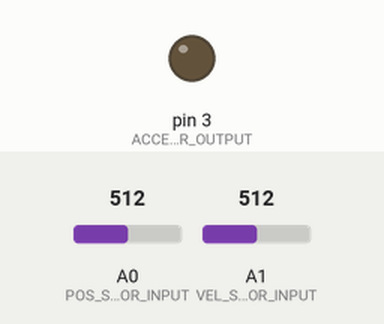
Recording of a sketch running on a simulated Arduino Uno, built with avr-gcc and run on an emulated ATmega328P. Parts: output pins drawn as LEDs (lit = HIGH). The inputs (shaded band) are chosen by the test bench; at power-on: A1 (VEL_SENSOR_INPUT) = 512, A0 (POS_SENSOR_INPUT) = 512.

Above: at 1.2 s.
1.3 s: A1 (VEL_SENSOR_INPUT) set to 306
Timing chart, 0 to 4.3 s (numbered marks = the images above; inputs shaded):
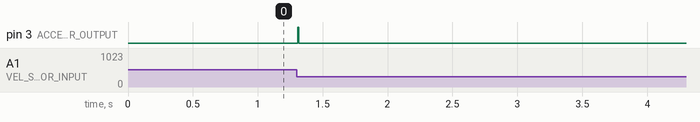

The sketch:

CAR_PID_RnC.ino
```cpp
#include <PID_v1.h>

#define POS_SENSOR_INPUT A0
#define VEL_SENSOR_INPUT A1
#define ACCELERATOR_OUTPUT 3

double Setpoint_position, Input_position, Output_velocity, Input_velocity, Output_acceleration;
double* Setpoint_velocity = &Output_velocity; //Instead of doing Setpoint_velocity = Output_velocity; everywhere this is better

//initial tuning parameters
double Kp_1=2, Kp_2=4, Ki_1=5, Ki_2=3, Kd_1=1, Kd_2=1;  //Random values

PID velocityPID(&Input_velocity, &Output_acceleration, Setpoint_velocity, Kp_1, Ki_1, Kd_1, DIRECT);
PID positionPID(&Input_position, &Output_velocity, &Setpoint_position, Kp_2, Ki_2, Kd_2, DIRECT);

void setup()
{
  //initialize the variables we're linked to
  Input_position = analogRead(POS_SENSOR_INPUT);
  Input_velocity = analogRead(VEL_SENSOR_INPUT);
  Setpoint_position = 10;   // 10 meters
  //Setpoint_velocity = Output_velocity;

  //make inner loop 10X faster than Outer loop so
  //that inner constants have little effect on the whole
  velocityPID.SetSampleTime(10);
  positionPID.SetSampleTime(100);

  //turn the PID on
  velocityPID.SetMode(AUTOMATIC);
  positionPID.SetMode(AUTOMATIC);
}

void loop()
{
  Input_velocity = analogRead(VEL_SENSOR_INPUT);
  Input_position = analogRead(POS_SENSOR_INPUT);  //Assuming our sensors give analog outputs
  velocityPID.Compute();
  positionPID.Compute();
  analogWrite(ACCELERATOR_OUTPUT, Output_acceleration);//Assuming output device takes a PWM signal
}
```

Measured:
- after the input at 1.3 s, pin 3 (ACCELERATOR_OUTPUT): LOW → HIGH at once, → LOW 0.01 s later
